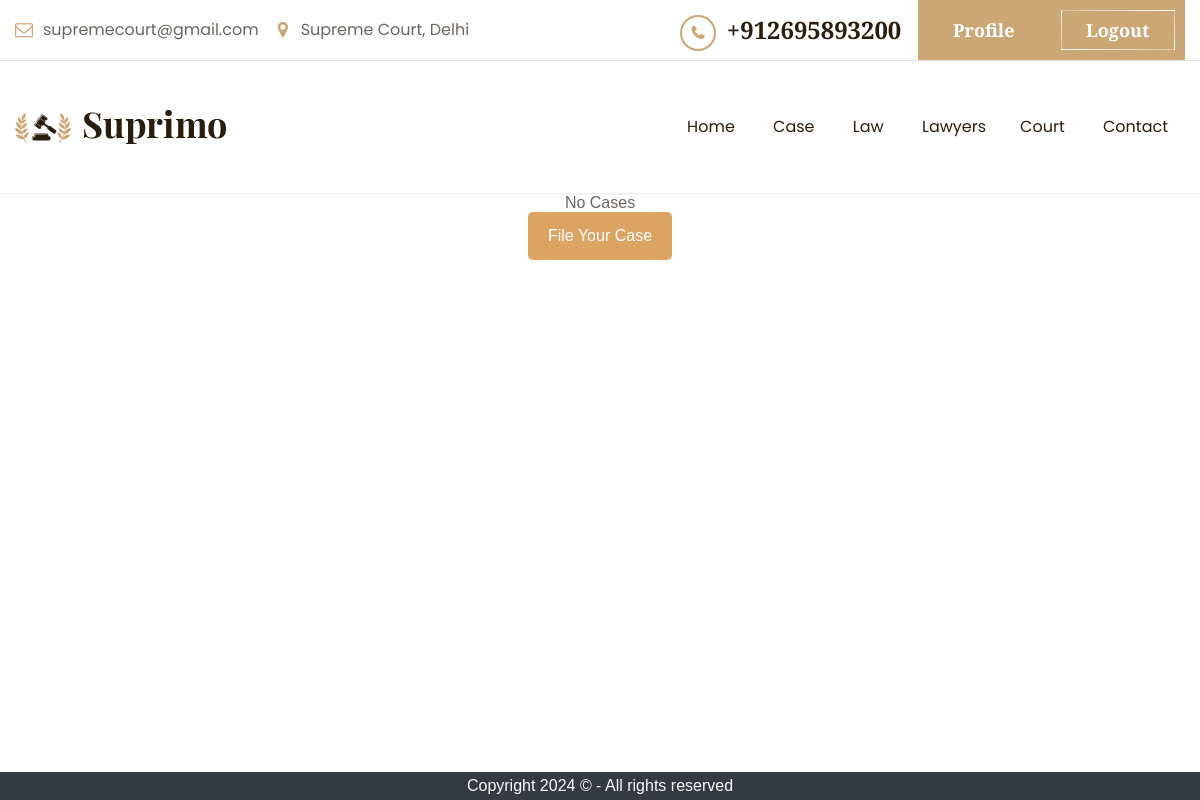
The page /lawlist/case/ (signed in) on the database as committed earlier.
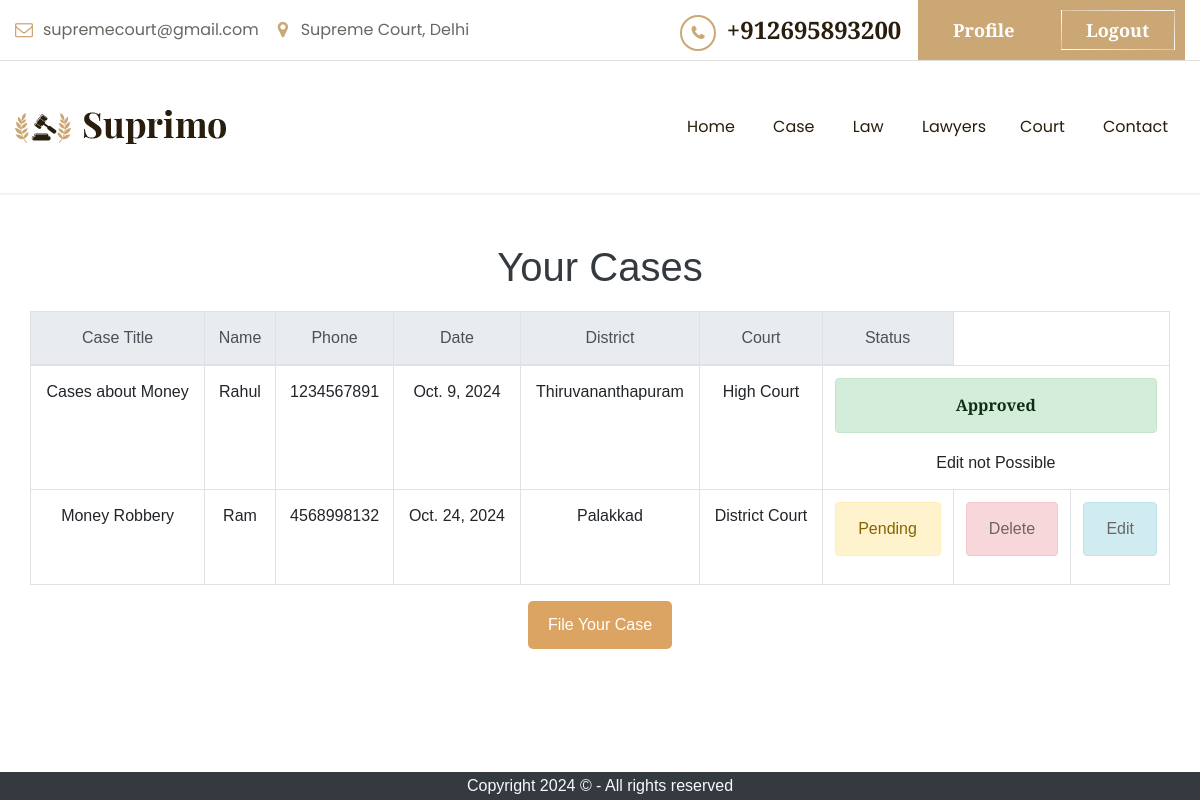
The same page on the database as committed later.
### laws/models.py (models this page shows, shortened)
class Cases(models.Model):
    created_by = models.ForeignKey(User, related_name='cases', on_delete=models.CASCADE)
    case_title = models.CharField(max_length=255)
    petitioner_name  = models.CharField(max_length=255)
    petitioner_phn = models.CharField(max_length=10)
    petitioner_email = models.CharField(max_length=50)
    petitioner_address = models.TextField()
    district = models.ForeignKey(CourtDistrict, on_delete=models.CASCADE)
    court = models.ForeignKey(Court, on_delete=models.CASCADE)
    case_date = models.DateField()
    case_description = models.TextField()
    is_approved = models.BooleanField(default=False)

class CourtDistrict(models.Model):
    district = models.CharField(max_length=45)
    def __str__(self):
        return self.district

class Court(models.Model):
    court = models.CharField(max_length=80)
    def __str__(self):
        return self.court

### laws/views.py (the view)
# urls.py: path('case/', views.case, name='case'),
@login_required
def case(request):
    cases = Cases.objects.filter(created_by=request.user)
    return render(request, 'case.html', {'cases': cases})

### templates/case.html (shortened to what this page needs)
{% extends "base.html" %}
{% load static %}
{% block content %}
<div class="container text-center">
 {% if cases %}
        <div class="container">
        <h1 class="main-heading">Your Cases</h1>
    <table class="table table-bordered">
        <thead class="thead-light">
            <tr>
                <th>Case Title</th>
                <th>Name</th>
                <th>Phone</th>
                <th>Date</th>
                <th>District</th>
                <th>Court</th>
                <th>Status</th>
            </tr>
        </thead>
        <tbody>
          {% for case in cases %}
                <tr>
                    <td>{{ case.case_title }}</td>
                    <td>{{ case.petitioner_name }}</td>
                    <td>{{ case.petitioner_phn }}</td>
                    <td>{{ case.case_date }}</td>
                    <td>{{ case.district }}</td>
                    <td>{{ case.court }}</td>
                    {% if case.is_approved == True %}
                     <td colspan="3">
                      <div class="alert alert-success" role="alert">
                        <a href="{% url 'casedeclaration' case.id %}" class="alert-link"> Approved </a><br>
                      </div>
                      <small>Edit not Possible</small>
                     </td>
                    {% else %}
                      <td>
                        <div class="alert alert-warning" role="alert">
                         Pending
                        </div>
                      </td>
                      <td>
                      <div class="alert alert-danger" role="alert"><a href="{% url 'delete_case' case.id %}">Delete</a></div></td>
                      <td><div class="alert alert-info" role="alert"><a href="{% url 'edit_case' case.id %}">Edit</a></div></td>
                    {% endif %}
                </tr>
            {% endfor %}
        </tbody>
    </table>
</div>
<a href="{% url 'filecase' %}" class="coffee-button">File Your Case</a>
{% else %}
<h1><center>No Cases</center></h1>
<a href="{% url 'filecase' %}" class="coffee-button">File Your Case</a>
</div>
{% endif %}
<br><br><br>
{% endblock content %}

### templates/base.html (shortened to what this page needs)
{% load static %}
<!DOCTYPE html>
<html lang="zxx">
<head>
    <link rel="stylesheet" href="{% static 'stylesheet/bootstrap.css' %}">
    <link rel="stylesheet" href="{% static 'stylesheet/all.css' %}">
    <link rel="stylesheet" href="{% static 'stylesheet/animate.css' %}">
    <link rel="stylesheet" href="{% static 'stylesheet/style.css' %}">
    <link rel="stylesheet" href="{% static 'stylesheet/shortcodes.css' %}">
    <link rel="stylesheet" href="{% static 'stylesheet/responsive.css' %}">
    <link rel="stylesheet" href="{% static 'stylesheet/flexslider.css' %}">
    <link rel="stylesheet" href="{% static 'rev-slider/css/layers.css' %}">
    <link rel="stylesheet" href="{% static 'rev-slider/css/navigation.css' %}">
    <link rel="stylesheet" href="{% static 'rev-slider/css/settings.css' %}">
</head>
<body class="counter-scroll">
    <div class="top-bar">
        <div class="container">
            <div class="row">
                <div class="col-lg-6 col-md-12">
                    <ul class="flat-information d-lg-flex align-items-center">
                        <li class="email"><a href="#" title="Email">supremecourt@gmail.com</a></li>
                        <li class="address"><a href="#" title="Address">Supreme Court, Delhi</a></li>
                    </ul>
                </div>
                <div class="col-lg-6 col-md-12">
                    <div class="flat-contact-us d-lg-flex align-items-center">
                        <a href="#" class="phone">+912695893200</a>
                            {% if user.is_authenticated %}
                                <a href="{% url 'user_profile' %}" class="cosulting hvr-vertical">Profile
                                <a href="{% url 'logout' %}" class="cosulting hvr-vertical">Logout
                            {% else %}
                                <a href="{% url 'register' %}" class="cosulting hvr-vertical">Register
                                <a href="{% url 'login' %}" class="cosulting hvr-vertical">login
                            {% endif %}
                            <div class="border-animate">
                                <div class="top"></div>
                                <div class="bottomb"></div>
                            </div>
                        </a>
                    </div>
                </div>
            </div>
        </div>
    </div>
    <header id="header" class="header bg-color">
        <div class="container">
            <div class="flex-header">
                <div id="logo" class="logo">
                <a href="{% url 'home' %}" title="Logo"><img src="{% static 'images/logo/01.png' %}" data-width="51" data-height="14" alt="HomeLogo" data-retina="{% static 'images/logo/main_logo.jpg' %}"></a>
                </div>
                <div class="content-menu">
                    <div class="nav-wrap">
                        <nav id="mainnav" class="mainnav">
                            <ul class="menu">
                                <li>
                                    <a href="{% url 'home' %}" >Home</a>
                                </li>
                                <li>
                                    <a href="{% url 'case' %}">Case</a>
                                </li>
                                <li>
                                    <a href="{% url 'lawlist' %}">Law</a>
                                </li>
                                <li>
                                    <a href="{%  url 'lawyers' %}">Lawyers</a>
                                <li>
                                <li>
                                    <a href="{% url "court_details" %}">Court</a>
                                </li>
                                <li>
                                    <a href="#">Contact</a>
                                </li>
                            </ul>
                        </nav>
                    </div>
                            </div>
                        </div>
                    </div>
    </header>
   {% block content %}
   {% endblock content %}
                <footer class=" bg-dark text-light fixed-bottom">
                    <p class="text-center py-0 my-0">
                      Copyright 2024 &copy; - All rights reserved
                    </p>
              </footer>
</body>
</html>

### templates/case.html (style rules this page uses)
.coffee-button { background-color: #dba463; color: #fff; border: none; border-radius: 5px; padding: 10px 20px; font-size: 16px; cursor: pointer; text-align: center; display: inline-block; text-decoration: none; transition: background-color 0.3s ease; }
th, td { padding: 15px; }
table { margin: 20px 0; }
.main-heading { font-size: 2.5rem; color: #343a40; text-align: center; margin-top: 50px; margin-bottom: 20px; }

Rows that differ between the two databases and show on the page:
added Cases: case_title "Cases about Money", petitioner_name "Rahul", petitioner_phn "1234567891", case_date "Oct. 9, 2024", district "Thiruvananthapuram", court "High Court", is_approved "Approved"
added Cases: case_title "Money Robbery", petitioner_name "Ram", petitioner_phn "4568998132", case_date "Oct. 24, 2024", district "Palakkad", court "District Court", is_approved "Pending"
Other text that changed with them:
text no longer shown: "No Cases"
text now shown: "Your Cases Case Title Name Phone Date District Court Status"
